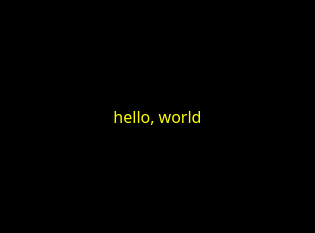
<?xml version="1.0" encoding="UTF-8"?>
<ui version="4.0">
 <class>minuetViewBase</class>
 <widget class="QWidget" name="minuetViewBase">
  <property name="geometry">
   <rect>
    <x>0</x>
    <y>0</y>
    <width>315</width>
    <height>233</height>
   </rect>
  </property>
  <property name="windowTitle">
   <string>minuet_base</string>
  </property>
  <property name="autoFillBackground">
   <bool>true</bool>
  </property>
  <layout class="QGridLayout">
   <property name="leftMargin">
    <number>0</number>
   </property>
   <property name="topMargin">
    <number>0</number>
   </property>
   <property name="rightMargin">
    <number>0</number>
   </property>
   <property name="bottomMargin">
    <number>0</number>
   </property>
   <property name="spacing">
    <number>6</number>
   </property>
   <item row="0" column="0">
    <widget class="QLabel" name="templateLabel">
     <property name="palette">
      <palette>
       <active>
        <colorrole role="WindowText">
         <brush brushstyle="SolidPattern">
          <color alpha="255">
           <red>255</red>
           <green>255</green>
           <blue>0</blue>
          </color>
         </brush>
        </colorrole>
        <colorrole role="Button">
         <brush brushstyle="SolidPattern">
          <color alpha="255">
           <red>0</red>
           <green>0</green>
           <blue>0</blue>
          </color>
         </brush>
        </colorrole>
        <colorrole role="Base">
         <brush brushstyle="SolidPattern">
          <color alpha="255">
           <red>0</red>
           <green>0</green>
           <blue>0</blue>
          </color>
         </brush>
        </colorrole>
        <colorrole role="Window">
         <brush brushstyle="SolidPattern">
          <color alpha="255">
           <red>0</red>
           <green>0</green>
           <blue>0</blue>
          </color>
         </brush>
        </colorrole>
        <colorrole role="AlternateBase">
         <brush brushstyle="SolidPattern">
          <color alpha="255">
           <red>0</red>
           <green>0</green>
           <blue>0</blue>
          </color>
         </brush>
        </colorrole>
       </active>
       <inactive>
        <colorrole role="WindowText">
         <brush brushstyle="SolidPattern">
          <color alpha="255">
           <red>255</red>
           <green>255</green>
           <blue>0</blue>
          </color>
         </brush>
        </colorrole>
        <colorrole role="Button">
         <brush brushstyle="SolidPattern">
          <color alpha="255">
           <red>0</red>
           <green>0</green>
           <blue>0</blue>
          </color>
         </brush>
        </colorrole>
        <colorrole role="Base">
         <brush brushstyle="SolidPattern">
          <color alpha="255">
           <red>0</red>
           <green>0</green>
           <blue>0</blue>
          </color>
         </brush>
        </colorrole>
        <colorrole role="Window">
         <brush brushstyle="SolidPattern">
          <color alpha="255">
           <red>0</red>
           <green>0</green>
           <blue>0</blue>
          </color>
         </brush>
        </colorrole>
        <colorrole role="AlternateBase">
         <brush brushstyle="SolidPattern">
          <color alpha="255">
           <red>0</red>
           <green>0</green>
           <blue>0</blue>
          </color>
         </brush>
        </colorrole>
       </inactive>
       <disabled>
        <colorrole role="WindowText">
         <brush brushstyle="SolidPattern">
          <color alpha="255">
           <red>119</red>
           <green>119</green>
           <blue>119</blue>
          </color>
         </brush>
        </colorrole>
        <colorrole role="Button">
         <brush brushstyle="SolidPattern">
          <color alpha="255">
           <red>0</red>
           <green>0</green>
           <blue>0</blue>
          </color>
         </brush>
        </colorrole>
        <colorrole role="Base">
         <brush brushstyle="SolidPattern">
          <color alpha="255">
           <red>0</red>
           <green>0</green>
           <blue>0</blue>
          </color>
         </brush>
        </colorrole>
        <colorrole role="Window">
         <brush brushstyle="SolidPattern">
          <color alpha="255">
           <red>0</red>
           <green>0</green>
           <blue>0</blue>
          </color>
         </brush>
        </colorrole>
        <colorrole role="AlternateBase">
         <brush brushstyle="SolidPattern">
          <color alpha="255">
           <red>0</red>
           <green>0</green>
           <blue>0</blue>
          </color>
         </brush>
        </colorrole>
       </disabled>
      </palette>
     </property>
     <property name="font">
      <font>
       <family>Sans Serif</family>
       <pointsize>12</pointsize>
      </font>
     </property>
     <property name="autoFillBackground">
      <bool>true</bool>
     </property>
     <property name="text">
      <string>hello, world</string>
     </property>
     <property name="scaledContents">
      <bool>true</bool>
     </property>
     <property name="alignment">
      <set>Qt::AlignCenter</set>
     </property>
     <property name="wordWrap">
      <bool>false</bool>
     </property>
    </widget>
   </item>
  </layout>
 </widget>
 <resources/>
 <connections/>
</ui>
